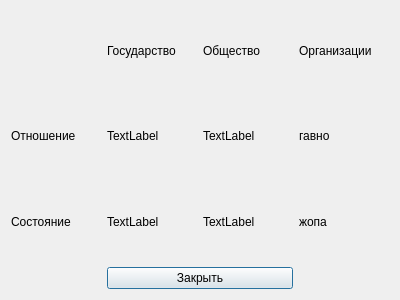
<?xml version="1.0" encoding="UTF-8"?>
<ui version="4.0">
 <class>Dialog</class>
 <widget class="QDialog" name="Dialog">
  <property name="geometry">
   <rect>
    <x>0</x>
    <y>0</y>
    <width>400</width>
    <height>300</height>
   </rect>
  </property>
  <property name="windowTitle">
   <string>Dialog</string>
  </property>
  <layout class="QGridLayout" name="gridLayout">
   <item row="0" column="4">
    <widget class="QLabel" name="label_3">
     <property name="text">
      <string>Организации</string>
     </property>
    </widget>
   </item>
   <item row="0" column="2">
    <widget class="QLabel" name="label">
     <property name="text">
      <string>Государство</string>
     </property>
    </widget>
   </item>
   <item row="0" column="3">
    <widget class="QLabel" name="label_2">
     <property name="text">
      <string>Общество</string>
     </property>
    </widget>
   </item>
   <item row="2" column="0">
    <widget class="QLabel" name="label_5">
     <property name="text">
      <string>Отношение</string>
     </property>
    </widget>
   </item>
   <item row="3" column="0">
    <widget class="QLabel" name="label_6">
     <property name="text">
      <string>Состояние</string>
     </property>
    </widget>
   </item>
   <item row="4" column="2" colspan="2">
    <widget class="QPushButton" name="exit_frame">
     <property name="text">
      <string>Закрыть</string>
     </property>
    </widget>
   </item>
   <item row="2" column="2">
    <widget class="QLabel" name="relation_1">
     <property name="text">
      <string>TextLabel</string>
     </property>
    </widget>
   </item>
   <item row="2" column="3">
    <widget class="QLabel" name="relation_2">
     <property name="text">
      <string>TextLabel</string>
     </property>
    </widget>
   </item>
   <item row="2" column="4">
    <widget class="QLabel" name="label_8">
     <property name="text">
      <string>гавно</string>
     </property>
    </widget>
   </item>
   <item row="3" column="2">
    <widget class="QLabel" name="stat_1">
     <property name="text">
      <string>TextLabel</string>
     </property>
    </widget>
   </item>
   <item row="3" column="3">
    <widget class="QLabel" name="stat_2">
     <property name="text">
      <string>TextLabel</string>
     </property>
    </widget>
   </item>
   <item row="3" column="4">
    <widget class="QLabel" name="label_11">
     <property name="text">
      <string>жопа</string>
     </property>
    </widget>
   </item>
  </layout>
 </widget>
 <resources/>
 <connections>
  <connection>
   <sender>exit_frame</sender>
   <signal>clicked()</signal>
   <receiver>Dialog</receiver>
   <slot>close()</slot>
   <hints>
    <hint type="sourcelabel">
     <x>187</x>
     <y>261</y>
    </hint>
    <hint type="destinationlabel">
     <x>199</x>
     <y>149</y>
    </hint>
   </hints>
  </connection>
 </connections>
</ui>
